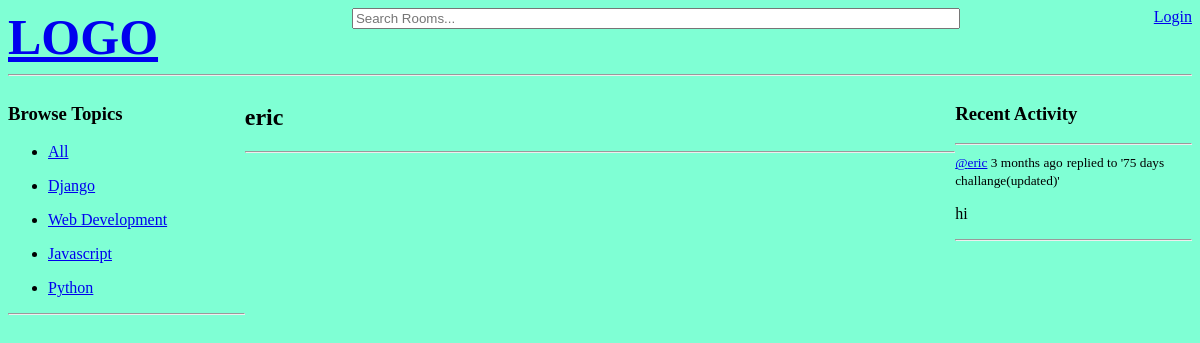
The page /profile-page/3/ on the database its author committed.
### base/models.py (models this page shows, shortened)
class Topic(models.Model):
    name = models.CharField(max_length=200)

class Message(models.Model):
    user = models.ForeignKey(User, on_delete=models.deletion.CASCADE)
    Room = models.ForeignKey(Room, on_delete=models.deletion.CASCADE)
    body = models.TextField()
    updated = models.DateTimeField(auto_now=True)
    created = models.DateTimeField(auto_now_add=True)
    class Meta ():
        ordering = ['-updated', '-created']

class Room(models.Model):
    host = models.ForeignKey(User, on_delete=models.SET_NULL, null= True)
    topic = models.ForeignKey(Topic , on_delete=models.SET_NULL, null= True)
    name = models.CharField(max_length= 200)
    description = models.TextField(null=True, blank=True)
    participants = models.ManyToManyField(User, related_name='participants')
    updated = models.DateTimeField(auto_now=True)
    created = models.DateTimeField(auto_now_add=True)
    class Meta ():
        ordering = ['-updated', '-created']
    def __str__(self):
        return self.name

### base/views.py (the view)
# urls.py: path('profile-page/<int:pk>/', views.profilePage, name='profile-page'),
def profilePage(request, pk):
    user = User.objects.get(id=pk)
    rooms = user.room_set.all()
    room_messages = user.message_set.all()
    topics = Topic.objects.all()
    context = {
        'user': user,
        'rooms': rooms,
        'room_messages':room_messages,
        'topics': topics,
    }
    return render(request, 'base/profile.html', context )

### base/templates/base/profile.html (shortened to what this page needs)
{% extends 'main.html' %}
{% block content %}
    <div class="profile-container">
        <div class="browse_topics">
           {% include 'base/topics_component.html' %}
        </div>
        <div>
            <h2>{{user.username}}</h2>
            {% include 'base/feed_component.html' %}
        </div>
        <div>
           {% include 'base/activity_component.html' %}
        </div>
    </div>
{% endblock %}

### base/templates/base/topics_component.html
<h3>Browse Topics</h3>
<div>
    <ul>
        <li>
            <a href="{% url 'home' %}">All</a>
        </li>
    </ul>
</div>
{% for topic in topics %}
    <div>
        <ul>
            <li>
                <a href="{% url 'home' %}?q={{topic.name}}">{{topic.name}}</a>
            </li>
        </ul>
    </div>
{% endfor %}
<hr>

### base/templates/base/activity_component.html (shortened to what this page needs)
<h3>Recent Activity</h3>
<hr>
{% for message in room_messages %}
    <div>
        <small><a href="{% url 'profile-page' message.user.id %}">@{{message.user}}</a> {{message.created|timesince}} ago</small>
        <small> replied to '{{message.Room}}'</small>
        <p>{{message.body}}</p>
        <hr>
    </div>
{% endfor %}

### static/style/main.css (style rules this page uses)
body { background-color: aquamarine; }

### base/templates/base/profile.html (style rules this page uses)
.profile-container { display: grid; grid-template-columns: 1fr 3fr 1fr; }

### rows shown on the page
Topic: name "Django"
Topic: name "Web Development"
Topic: name "Javascript"
Topic: name "Python"
Message: user "eric", created "3 months", Room "75 days challange(updated)", body "hi"

### other values the page prints
{{ user.username }} "eric"
